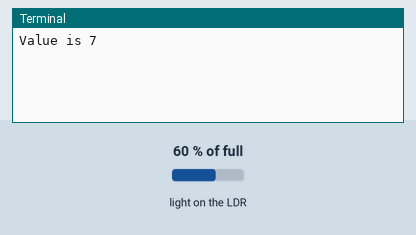
This program was run on a simulated Raspberry Pi (BCM pin numbers). Shown: the last lines printed to the terminal. The test bench sets the inputs (shaded band); at power-on: light on the LDR 60 % of full.

Above: at 1.2 s.
1.3 s: light on the LDR set to 2 % of full
At 2.2 s:
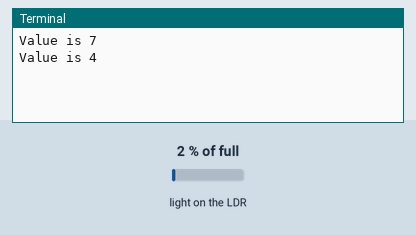
2.8 s: light on the LDR set to 25 % of full
At 4.1 s:
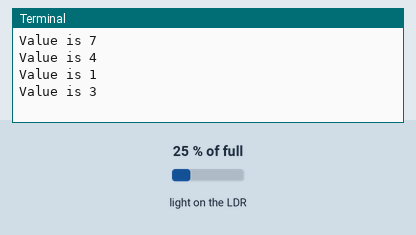
Timing chart, 0 to 5.8 s (numbered marks = the images above; inputs shaded):
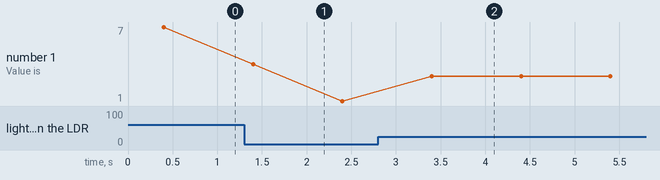

Measured:
- after the input at 1.3 s, the terminal: prints a new line after 0.10 s (image 1)
- after the input at 2.8 s, the terminal: prints a new line after 0.60 s (image 2)
- plotted number 1: 7 → 1 after the input at 1.3 s, 1 → 3 after the input at 2.8 s

The program:

ldr-test.py
```python
from gpiozero import LightSensor
from time import sleep

LDR_PIN = 18

sensor = LightSensor(LDR_PIN)

while True:
    light_value = int(sensor.value*10)+1
    print ("Value is "+str(light_value))
    sleep(1)
```
